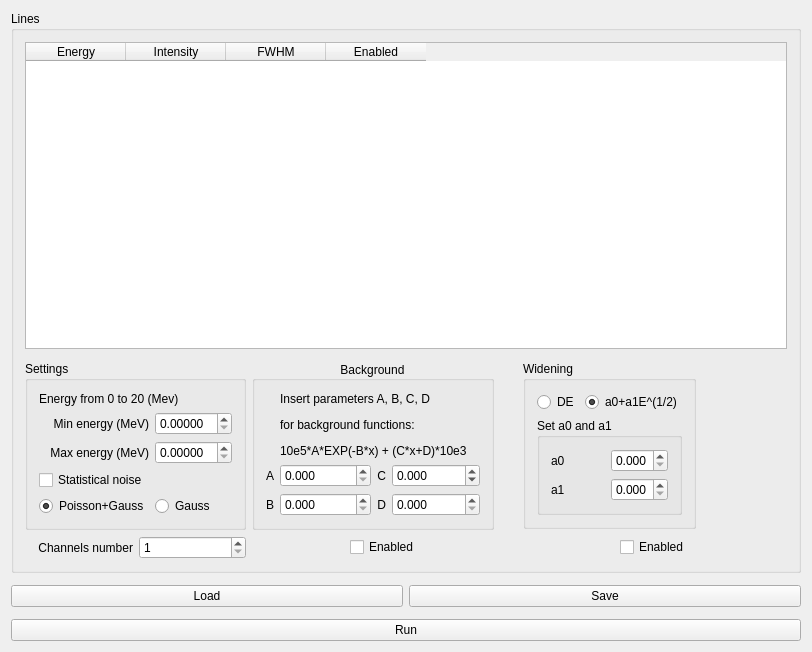
<?xml version="1.0" encoding="UTF-8"?>
<ui version="4.0">
 <class>MainWindow</class>
 <widget class="QMainWindow" name="MainWindow">
  <property name="geometry">
   <rect>
    <x>0</x>
    <y>0</y>
    <width>812</width>
    <height>652</height>
   </rect>
  </property>
  <property name="windowTitle">
   <string>Make Physic Great Again</string>
  </property>
  <property name="windowIcon">
   <iconset resource="res.qrc">
    <normaloff>:/new/prefix1/ico.png</normaloff>:/new/prefix1/ico.png</iconset>
  </property>
  <widget class="QWidget" name="centralWidget">
   <layout class="QVBoxLayout" name="verticalLayout">
    <item>
     <widget class="QGroupBox" name="groupBox_3">
      <property name="title">
       <string>Lines</string>
      </property>
      <layout class="QGridLayout" name="gridLayout_4">
       <item row="1" column="0">
        <layout class="QGridLayout" name="gridLayout">
         <property name="topMargin">
          <number>6</number>
         </property>
         <item row="1" column="3">
          <widget class="QGroupBox" name="groupBox_4">
           <property name="sizePolicy">
            <sizepolicy hsizetype="Maximum" vsizetype="Maximum">
             <horstretch>0</horstretch>
             <verstretch>0</verstretch>
            </sizepolicy>
           </property>
           <property name="title">
            <string>Widening</string>
           </property>
           <layout class="QVBoxLayout" name="verticalLayout_5">
            <item>
             <layout class="QGridLayout" name="gridLayout_10">
              <property name="topMargin">
               <number>0</number>
              </property>
              <item row="0" column="0">
               <widget class="QRadioButton" name="rbDE">
                <property name="text">
                 <string>DE</string>
                </property>
                <property name="checked">
                 <bool>false</bool>
                </property>
                <attribute name="buttonGroup">
                 <string notr="true">buttonGroup</string>
                </attribute>
               </widget>
              </item>
              <item row="0" column="1">
               <widget class="QRadioButton" name="rbfunction">
                <property name="text">
                 <string>a0+a1E^(1/2)</string>
                </property>
                <property name="checked">
                 <bool>true</bool>
                </property>
                <attribute name="buttonGroup">
                 <string notr="true">buttonGroup</string>
                </attribute>
               </widget>
              </item>
             </layout>
            </item>
            <item>
             <widget class="QGroupBox" name="groupBox_5">
              <property name="title">
               <string>Set a0 and a1</string>
              </property>
              <layout class="QGridLayout" name="gridLayout_5">
               <item row="3" column="2">
                <widget class="QDoubleSpinBox" name="sba1">
                 <property name="toolTip">
                  <string>Range from 0 to 1</string>
                 </property>
                 <property name="decimals">
                  <number>3</number>
                 </property>
                 <property name="maximum">
                  <double>1.000000000000000</double>
                 </property>
                 <property name="singleStep">
                  <double>0.001000000000000</double>
                 </property>
                </widget>
               </item>
               <item row="1" column="2">
                <widget class="QDoubleSpinBox" name="sba0">
                 <property name="toolTip">
                  <string>Range from 0 to 1</string>
                 </property>
                 <property name="decimals">
                  <number>3</number>
                 </property>
                 <property name="maximum">
                  <double>1.000000000000000</double>
                 </property>
                 <property name="singleStep">
                  <double>0.001000000000000</double>
                 </property>
                </widget>
               </item>
               <item row="1" column="0">
                <widget class="QLabel" name="label_2">
                 <property name="text">
                  <string>a0</string>
                 </property>
                </widget>
               </item>
               <item row="3" column="0">
                <widget class="QLabel" name="label_3">
                 <property name="text">
                  <string>a1</string>
                 </property>
                </widget>
               </item>
              </layout>
             </widget>
            </item>
           </layout>
          </widget>
         </item>
         <item row="3" column="3">
          <layout class="QGridLayout" name="gridLayout_9">
           <item row="0" column="0">
            <spacer name="horizontalSpacer_3">
             <property name="orientation">
              <enum>Qt::Horizontal</enum>
             </property>
             <property name="sizeHint" stdset="0">
              <size>
               <width>40</width>
               <height>20</height>
              </size>
             </property>
            </spacer>
           </item>
           <item row="0" column="1">
            <widget class="QCheckBox" name="cbWide">
             <property name="sizePolicy">
              <sizepolicy hsizetype="Preferred" vsizetype="Fixed">
               <horstretch>0</horstretch>
               <verstretch>0</verstretch>
              </sizepolicy>
             </property>
             <property name="text">
              <string>Enabled</string>
             </property>
            </widget>
           </item>
           <item row="0" column="2">
            <spacer name="horizontalSpacer_4">
             <property name="orientation">
              <enum>Qt::Horizontal</enum>
             </property>
             <property name="sizeHint" stdset="0">
              <size>
               <width>40</width>
               <height>20</height>
              </size>
             </property>
            </spacer>
           </item>
          </layout>
         </item>
         <item row="3" column="2">
          <layout class="QGridLayout" name="gridLayout_8">
           <item row="0" column="0">
            <spacer name="horizontalSpacer">
             <property name="orientation">
              <enum>Qt::Horizontal</enum>
             </property>
             <property name="sizeHint" stdset="0">
              <size>
               <width>40</width>
               <height>20</height>
              </size>
             </property>
            </spacer>
           </item>
           <item row="0" column="1">
            <widget class="QCheckBox" name="inputBackground">
             <property name="sizePolicy">
              <sizepolicy hsizetype="Preferred" vsizetype="Fixed">
               <horstretch>0</horstretch>
               <verstretch>0</verstretch>
              </sizepolicy>
             </property>
             <property name="layoutDirection">
              <enum>Qt::LeftToRight</enum>
             </property>
             <property name="autoFillBackground">
              <bool>false</bool>
             </property>
             <property name="text">
              <string>Enabled</string>
             </property>
            </widget>
           </item>
           <item row="0" column="2">
            <spacer name="horizontalSpacer_2">
             <property name="orientation">
              <enum>Qt::Horizontal</enum>
             </property>
             <property name="sizeHint" stdset="0">
              <size>
               <width>40</width>
               <height>20</height>
              </size>
             </property>
            </spacer>
           </item>
          </layout>
         </item>
         <item row="3" column="0">
          <layout class="QGridLayout" name="gridLayout_6">
           <item row="0" column="0">
            <widget class="QLabel" name="labelNoC">
             <property name="text">
              <string>Channels number</string>
             </property>
             <property name="alignment">
              <set>Qt::AlignRight|Qt::AlignTrailing|Qt::AlignVCenter</set>
             </property>
            </widget>
           </item>
           <item row="0" column="1">
            <widget class="QSpinBox" name="inputNoC">
             <property name="toolTip">
              <string>Range from 1 to 16384</string>
             </property>
             <property name="minimum">
              <number>1</number>
             </property>
             <property name="maximum">
              <number>16384</number>
             </property>
             <property name="singleStep">
              <number>20</number>
             </property>
            </widget>
           </item>
          </layout>
         </item>
         <item row="1" column="2">
          <widget class="QGroupBox" name="groupBox">
           <property name="sizePolicy">
            <sizepolicy hsizetype="Maximum" vsizetype="Maximum">
             <horstretch>0</horstretch>
             <verstretch>0</verstretch>
            </sizepolicy>
           </property>
           <property name="title">
            <string>Background</string>
           </property>
           <property name="alignment">
            <set>Qt::AlignCenter</set>
           </property>
           <layout class="QGridLayout" name="gridLayout_2">
            <item row="5" column="1">
             <widget class="QDoubleSpinBox" name="inputB">
              <property name="toolTip">
               <string>Range from 0 to 100</string>
              </property>
              <property name="frame">
               <bool>true</bool>
              </property>
              <property name="decimals">
               <number>3</number>
              </property>
              <property name="maximum">
               <double>100.000000000000000</double>
              </property>
              <property name="singleStep">
               <double>1.000000000000000</double>
              </property>
             </widget>
            </item>
            <item row="1" column="1" colspan="3">
             <widget class="QLabel" name="label">
              <property name="text">
               <string>&lt;html&gt;&lt;head/&gt;&lt;body&gt;&lt;p&gt;Insert parameters A, B, C, D &lt;/p&gt;&lt;p&gt;for background functions:&lt;/p&gt;&lt;p&gt;10e5*A*EXP(-B*x) + (C*x+D)*10e3&lt;/p&gt;&lt;/body&gt;&lt;/html&gt;</string>
              </property>
              <property name="textFormat">
               <enum>Qt::AutoText</enum>
              </property>
             </widget>
            </item>
            <item row="5" column="3">
             <widget class="QDoubleSpinBox" name="inputD">
              <property name="toolTip">
               <string>Range from 0 to 10e3</string>
              </property>
              <property name="decimals">
               <number>3</number>
              </property>
              <property name="maximum">
               <double>1000.000000000000000</double>
              </property>
              <property name="singleStep">
               <double>1.000000000000000</double>
              </property>
             </widget>
            </item>
            <item row="3" column="1">
             <widget class="QDoubleSpinBox" name="inputA">
              <property name="toolTip">
               <string>Range from 0 to 10e5</string>
              </property>
              <property name="decimals">
               <number>3</number>
              </property>
              <property name="maximum">
               <double>100000.000000000000000</double>
              </property>
              <property name="singleStep">
               <double>1.000000000000000</double>
              </property>
             </widget>
            </item>
            <item row="5" column="2">
             <widget class="QLabel" name="labelD">
              <property name="sizePolicy">
               <sizepolicy hsizetype="Maximum" vsizetype="Preferred">
                <horstretch>0</horstretch>
                <verstretch>0</verstretch>
               </sizepolicy>
              </property>
              <property name="text">
               <string>D</string>
              </property>
              <property name="alignment">
               <set>Qt::AlignRight|Qt::AlignTrailing|Qt::AlignVCenter</set>
              </property>
             </widget>
            </item>
            <item row="3" column="0">
             <widget class="QLabel" name="labelA">
              <property name="text">
               <string>A</string>
              </property>
              <property name="alignment">
               <set>Qt::AlignRight|Qt::AlignTrailing|Qt::AlignVCenter</set>
              </property>
             </widget>
            </item>
            <item row="3" column="3">
             <widget class="QDoubleSpinBox" name="inputC">
              <property name="toolTip">
               <string>Range from -10e5 tp 10e5</string>
              </property>
              <property name="decimals">
               <number>3</number>
              </property>
              <property name="minimum">
               <double>-10000.000000000000000</double>
              </property>
              <property name="maximum">
               <double>10000.000000000000000</double>
              </property>
              <property name="singleStep">
               <double>1.000000000000000</double>
              </property>
             </widget>
            </item>
            <item row="3" column="2">
             <widget class="QLabel" name="labelC">
              <property name="text">
               <string>C</string>
              </property>
              <property name="alignment">
               <set>Qt::AlignRight|Qt::AlignTrailing|Qt::AlignVCenter</set>
              </property>
             </widget>
            </item>
            <item row="5" column="0">
             <widget class="QLabel" name="labelB">
              <property name="sizePolicy">
               <sizepolicy hsizetype="Maximum" vsizetype="Preferred">
                <horstretch>0</horstretch>
                <verstretch>0</verstretch>
               </sizepolicy>
              </property>
              <property name="text">
               <string>B</string>
              </property>
              <property name="alignment">
               <set>Qt::AlignRight|Qt::AlignTrailing|Qt::AlignVCenter</set>
              </property>
             </widget>
            </item>
           </layout>
          </widget>
         </item>
         <item row="1" column="0">
          <widget class="QGroupBox" name="groupBox_2">
           <property name="sizePolicy">
            <sizepolicy hsizetype="Maximum" vsizetype="Maximum">
             <horstretch>0</horstretch>
             <verstretch>0</verstretch>
            </sizepolicy>
           </property>
           <property name="title">
            <string>Settings</string>
           </property>
           <layout class="QGridLayout" name="gridLayout_3">
            <item row="4" column="0" colspan="2">
             <widget class="QCheckBox" name="cbStstNoise">
              <property name="text">
               <string>Statistical noise</string>
              </property>
             </widget>
            </item>
            <item row="3" column="0">
             <widget class="QLabel" name="labelMaxE">
              <property name="text">
               <string>Max energy (MeV)</string>
              </property>
              <property name="alignment">
               <set>Qt::AlignRight|Qt::AlignTrailing|Qt::AlignVCenter</set>
              </property>
             </widget>
            </item>
            <item row="3" column="1">
             <widget class="QDoubleSpinBox" name="inputMaxE">
              <property name="toolTip">
               <string>Range from Min energy to 20</string>
              </property>
              <property name="decimals">
               <number>5</number>
              </property>
              <property name="maximum">
               <double>20.000000000000000</double>
              </property>
              <property name="singleStep">
               <double>0.001000000000000</double>
              </property>
             </widget>
            </item>
            <item row="1" column="0">
             <widget class="QLabel" name="labelMinE">
              <property name="text">
               <string>Min energy (MeV)</string>
              </property>
              <property name="alignment">
               <set>Qt::AlignRight|Qt::AlignTrailing|Qt::AlignVCenter</set>
              </property>
             </widget>
            </item>
            <item row="6" column="0">
             <widget class="QRadioButton" name="rbPG">
              <property name="text">
               <string>Poisson+Gauss</string>
              </property>
              <property name="checked">
               <bool>true</bool>
              </property>
              <attribute name="buttonGroup">
               <string notr="true">buttonGroup_2</string>
              </attribute>
             </widget>
            </item>
            <item row="1" column="1">
             <widget class="QDoubleSpinBox" name="inputMinE">
              <property name="mouseTracking">
               <bool>false</bool>
              </property>
              <property name="acceptDrops">
               <bool>false</bool>
              </property>
              <property name="toolTip">
               <string>Range from 0 to 20</string>
              </property>
              <property name="toolTipDuration">
               <number>-1</number>
              </property>
              <property name="decimals">
               <number>5</number>
              </property>
              <property name="maximum">
               <double>20.000000000000000</double>
              </property>
              <property name="singleStep">
               <double>0.001000000000000</double>
              </property>
             </widget>
            </item>
            <item row="6" column="1">
             <widget class="QRadioButton" name="rbP">
              <property name="text">
               <string>Gauss</string>
              </property>
              <attribute name="buttonGroup">
               <string notr="true">buttonGroup_2</string>
              </attribute>
             </widget>
            </item>
            <item row="0" column="0" colspan="2">
             <widget class="QLabel" name="label_4">
              <property name="text">
               <string>Energy from 0 to 20 (Mev)</string>
              </property>
             </widget>
            </item>
           </layout>
          </widget>
         </item>
        </layout>
       </item>
       <item row="0" column="0">
        <widget class="QTableWidget" name="dataTable">
         <property name="contextMenuPolicy">
          <enum>Qt::ActionsContextMenu</enum>
         </property>
         <property name="dragEnabled">
          <bool>true</bool>
         </property>
         <property name="alternatingRowColors">
          <bool>true</bool>
         </property>
         <property name="selectionMode">
          <enum>QAbstractItemView::ExtendedSelection</enum>
         </property>
         <property name="selectionBehavior">
          <enum>QAbstractItemView::SelectRows</enum>
         </property>
         <attribute name="verticalHeaderCascadingSectionResizes">
          <bool>false</bool>
         </attribute>
         <column>
          <property name="text">
           <string>Energy</string>
          </property>
         </column>
         <column>
          <property name="text">
           <string>Intensity</string>
          </property>
         </column>
         <column>
          <property name="text">
           <string>FWHM</string>
          </property>
         </column>
         <column>
          <property name="text">
           <string>Enabled</string>
          </property>
         </column>
        </widget>
       </item>
      </layout>
     </widget>
    </item>
    <item>
     <layout class="QHBoxLayout" name="horizontalLayout">
      <property name="topMargin">
       <number>6</number>
      </property>
      <item>
       <widget class="QPushButton" name="pbLoad">
        <property name="toolTip">
         <string>Default folder: home/sasha/Документы/labwork1/build-labwork-Desktop-Debug/Data</string>
        </property>
        <property name="text">
         <string>Load</string>
        </property>
       </widget>
      </item>
      <item>
       <widget class="QPushButton" name="pbSave">
        <property name="toolTip">
         <string>Default folder: home/sasha/Документы/labwork1/build-labwork-Desktop-Debug/Data</string>
        </property>
        <property name="text">
         <string>Save</string>
        </property>
       </widget>
      </item>
     </layout>
    </item>
    <item>
     <layout class="QVBoxLayout" name="verticalLayout_4">
      <property name="topMargin">
       <number>6</number>
      </property>
      <item>
       <widget class="QPushButton" name="bpRun">
        <property name="text">
         <string>Run</string>
        </property>
       </widget>
      </item>
     </layout>
    </item>
   </layout>
  </widget>
  <action name="actionLoad">
   <property name="text">
    <string>Load</string>
   </property>
   <property name="shortcut">
    <string>Ctrl+O</string>
   </property>
  </action>
  <action name="actionSave">
   <property name="text">
    <string>Save</string>
   </property>
   <property name="shortcut">
    <string>Ctrl+S</string>
   </property>
  </action>
  <action name="actionAddRow">
   <property name="text">
    <string>Add row</string>
   </property>
   <property name="shortcut">
    <string>Ctrl+=</string>
   </property>
  </action>
  <action name="actionRemoveRow">
   <property name="text">
    <string>Remove row</string>
   </property>
   <property name="shortcut">
    <string>Ctrl+-</string>
   </property>
  </action>
 </widget>
 <layoutdefault spacing="6" margin="11"/>
 <resources>
  <include location="res.qrc"/>
 </resources>
 <connections/>
 <buttongroups>
  <buttongroup name="buttonGroup_2"/>
  <buttongroup name="buttonGroup"/>
 </buttongroups>
</ui>
